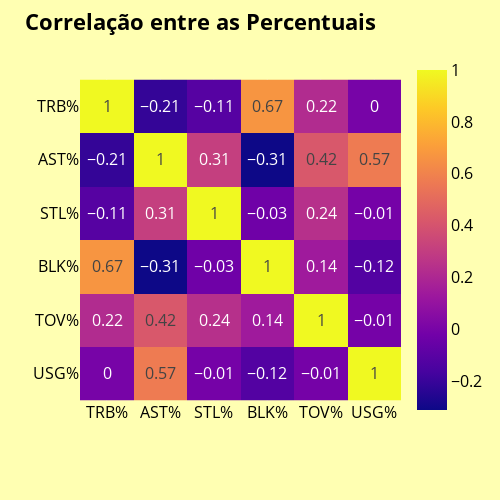

Notebook cell for this chart:
### Code cell
corr_matrix = all_stats[cols].corr()
corr_matrix = corr_matrix.round(2)
fig = px.imshow(corr_matrix, x=cols, y=cols, text_auto=True)
fig.update_layout(width=500, height=500,
                  plot_bgcolor="#ffffb2",
                  paper_bgcolor="#ffffb2",
                  font_color="#000000",
                  font={
                        "color": "black",
                        "size": 16
                    },
                    title={
                        "text": "<b>Correlação entre as Percentuais</b>",
                        "font": {
                            "size": 22,
                            "color": "black",
                        },
                    })
fig.show()

### Figure 1 — Plotly figure (JSON) as saved in the notebook; plotly's stock layout.template omitted (floating-point values rounded to 4 significant figures)
{"data": [{"coloraxis": "coloraxis", "hovertemplate": "x: %{x}<br>y: %{y}<br>color: %{z}<extra></extra>", "name": "0", "texttemplate": "%{z}", "type": "heatmap", "x": ["TRB%", "AST%", "STL%", "BLK%", "TOV%", "USG%"], "xaxis": "x", "y": ["TRB%", "AST%", "STL%", "BLK%", "TOV%", "USG%"], "yaxis": "y", "z": [[1, -0.21, -0.11, 0.67, 0.22, 0], [-0.21, 1, 0.31, -0.31, 0.42, 0.57], [-0.11, 0.31, 1, -0.03, 0.24, -0.01], [0.67, -0.31, -0.03, 1, 0.14, -0.12], [0.22, 0.42, 0.24, 0.14, 1, -0.01], [0, 0.57, -0.01, -0.12, -0.01, 1]]}], "layout": {"coloraxis": {"colorscale": [[0, "#0d0887"], [0.1111, "#46039f"], [0.2222, "#7201a8"], [0.3333, "#9c179e"], [0.4444, "#bd3786"], [0.5556, "#d8576b"], [0.6667, "#ed7953"], [0.7778, "#fb9f3a"], [0.8889, "#fdca26"], [1, "#f0f921"]]}, "font": {"color": "black", "size": 16}, "height": 500, "margin": {"t": 60}, "paper_bgcolor": "#ffffb2", "plot_bgcolor": "#ffffb2", "title": {"font": {"color": "black", "size": 22}, "text": "<b>Correlação entre as Percentuais</b>"}, "width": 500, "xaxis": {"anchor": "y", "constrain": "domain", "domain": [0, 1], "scaleanchor": "y"}, "yaxis": {"anchor": "x", "autorange": "reversed", "constrain": "domain", "domain": [0, 1]}}}
